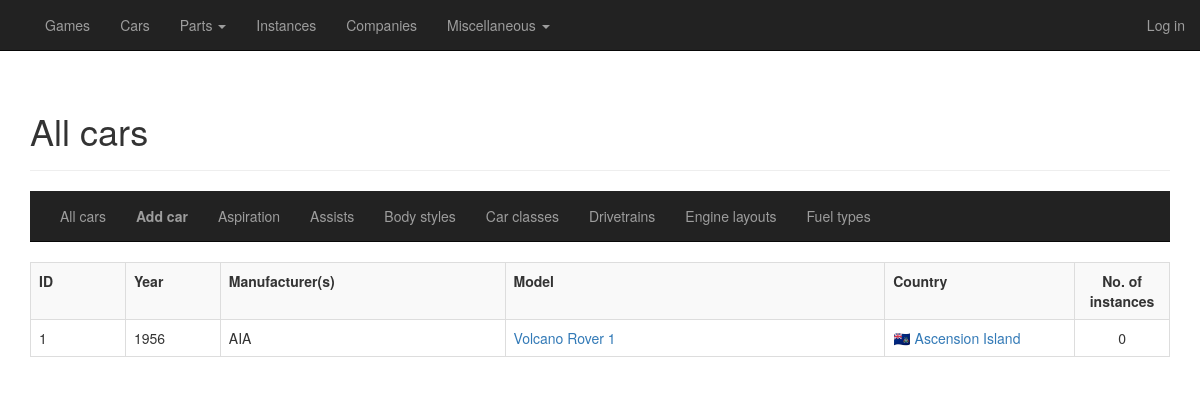
/cars/all, run on the app's committed database.
### general/models/car.py (models this page shows, shortened)
class Car(database.Model):
    __tablename__ = "cars"
    id = database.Column(database.Integer, primary_key=True)
    datetime_added = database.Column(database.DateTime, default=datetime.utcnow, index=True, nullable=False)
    datetime_edited = database.Column(database.DateTime, default=datetime.utcnow, index=True, nullable=False)
    is_deleted = database.Column(database.Boolean, default=False, index=True, nullable=False)
    year = database.Column(database.Integer, index=True, nullable=True)
    manufacturers = database.relationship('Company', secondary="car_manufacturer")
    manufacturers_display = database.Column(database.Unicode, index=True, nullable=False)
    model = database.Column(database.Unicode, index=True, nullable=False)
    name_display = database.Column(database.Unicode, index=True, nullable=False, unique=True)
    name_short = database.Column(database.Unicode, nullable=True)
    country_id = database.Column(database.Integer, database.ForeignKey("countries.id"), nullable=True)
    is_prototype = database.Column(database.Boolean, default=False, index=True, nullable=False)
    is_fictional = database.Column(database.Boolean, default=False, index=True, nullable=False)
    competitions = database.relationship('Competition', secondary="car_competition")
    car_class_id = database.Column(database.Integer, database.ForeignKey("car_classes.id"), index=True, nullable=True)
    body_style_id = database.Column(database.Integer, database.ForeignKey("body_styles.id"), index=True, nullable=False)
    engines = database.relationship('Engine', secondary="car_engine", lazy='dynamic')
    fuel_type_actual_id = database.Column(database.Integer, database.ForeignKey("fuel_types.id"), index=True,
                                          nullable=True)
    max_power_output_kw_actual = database.Column(database.Double, index=True, nullable=True)
    max_power_output_rpm_actual = database.Column(database.Integer, nullable=True)
    max_torque_nm_actual = database.Column(database.Double, index=True, nullable=True)
    max_torque_rpm_actual = database.Column(database.Integer, nullable=True)
    additional_forced_induction_id = database.Column(database.Integer, database.ForeignKey("forced_induction.id"),
                                                     nullable=True)
    transmission_id = database.Column(database.Integer, database.ForeignKey("transmissions.id"), nullable=True)
    transmission_type_actual_id = database.Column(database.Integer, database.ForeignKey("transmission_types.id"),
                                                  nullable=True)
    no_of_gears_actual = database.Column(database.Integer, index=True, nullable=True)
    engine_layout_id = database.Column(database.Integer, database.ForeignKey("engine_layouts.id"), index=True,
                                       nullable=False)
    drivetrain_id = database.Column(database.Integer, database.ForeignKey("drivetrains.id"), index=True, nullable=False)
    suspension_front_id = database.Column(database.Integer, database.ForeignKey("suspension.id"), index=True, nullable=True)
    suspension_rear_id = database.Column(database.Integer, database.ForeignKey("suspension.id"), index=True, nullable=True)
    curb_weight_kg = database.Column(database.Double, index=True, nullable=True)
    weight_distribution = database.Column(database.Double, index=True, nullable=True)
    tires_front = database.Column(database.Unicode, nullable=True)
    tires_rear = database.Column(database.Unicode, nullable=True)
    acceleration_0_to_100_kmh_sec = database.Column(database.Double, index=True, nullable=True)
    maximum_speed_kmh = database.Column(database.Double, index=True, nullable=True)
    power_to_weight_ratio = database.Column(database.Double, index=True, nullable=True)
    assists = database.relationship('Assist', secondary="car_assist")
    no_of_instances = database.Column(database.Integer, default=0, index=True, nullable=False)
    instances = database.relationship('Instance', backref='car', lazy='dynamic')
    texts = database.relationship('CarText', backref='car', lazy='dynamic')
    images = database.relationship('CarImage', backref='car', lazy='dynamic')
    def get_country(self):
        return self.country.name_display if self.country_id is not None else "n/a"

### general/models/misc.py (models this page shows, shortened)
class Country(database.Model):
    __tablename__ = "countries"
    id = database.Column(database.Integer, primary_key=True)
    name_full = database.Column(database.Unicode, nullable=False)
    name_display = database.Column(database.Unicode, index=True, nullable=False)
    name_short = database.Column(database.Unicode, nullable=False)
    no_of_companies_game = database.Column(database.Integer, default=0, nullable=True)
    no_of_companies_car = database.Column(database.Integer, default=0, nullable=True)
    no_of_games = database.Column(database.Integer, default=0, nullable=True)
    no_of_cars = database.Column(database.Integer, default=0, nullable=True)
    companies = database.relationship('Company', backref='country', lazy='dynamic')
    cars = database.relationship('Car', backref='country', lazy='dynamic')
    texts = database.relationship('CountryText', backref='country', lazy='dynamic')
    images = database.relationship('CountryImage', backref='country', lazy='dynamic')
    locations = database.relationship('Location', backref='country', lazy='dynamic')

### general/routes_cars.py (the view)
@cardb.route("/cars", methods=['GET'])
@cardb.route("/cars/all", methods=['GET'])
def overview_cars():
    cars = Car.query.\
        filter(Car.is_deleted != True)\
        .order_by(Car.manufacturers_display.asc(), Car.year.asc(), Car.model.asc()).all()
    return render_template("cars_overview.html",
                           title="All cars",
                           heading="All cars",
                           cars=cars,
                           viewing="cars")

### general/templates/cars_overview.html
{% extends "cars_base.html" %}
{% block cars_content %}
    <div>
        <table class="table table-hover table-bordered table-striped">
            {% if cars == [] %}
            <tr>
                <td class="col-sm-12 text-center"><b>There are no cars in the database.</b></td>
            </tr>
            {% else %}
            {% include "_cars_top.html" %}
                {% for car in cars %}
                    {% with car=car %}
                        {% include "_cars_row.html" %}
                    {% endwith %}
                {% endfor %}
            {% endif %}
        </table>
    </div>
{% endblock %}

### general/templates/_cars_row.html
<tr>
    <td class="col-sm-1">{{ car.id }}</td>
    <td class="col-sm-1">{{ car.year }}</td>
    <td class="col-sm-3">{{ car.manufacturers_display }}</td>
    <td class="col-sm-4"><a href="{{ url_for('detail_car', id=car.id) }}">{{ car.model }}</a></td>
    <td class="col-sm-2">{% if car.get_country() != "n/a" %}<a href="{{ url_for('detail_country', id=car.country.id) }}">{{ car.get_country() }}</a>{% else %}{{ car.get_country() }}{% endif %}</td>
    <td class="col-sm-1 text-center">{{ car.no_of_instances }}</td>
</tr>

### data on the page
Car: id "1", year "1956", manufacturers_display "AIA", model "Volcano Rover 1", get_country "🇦🇨 Ascension Island", no_of_instances "0"

### other printed values
{{ heading }} "All cars"
